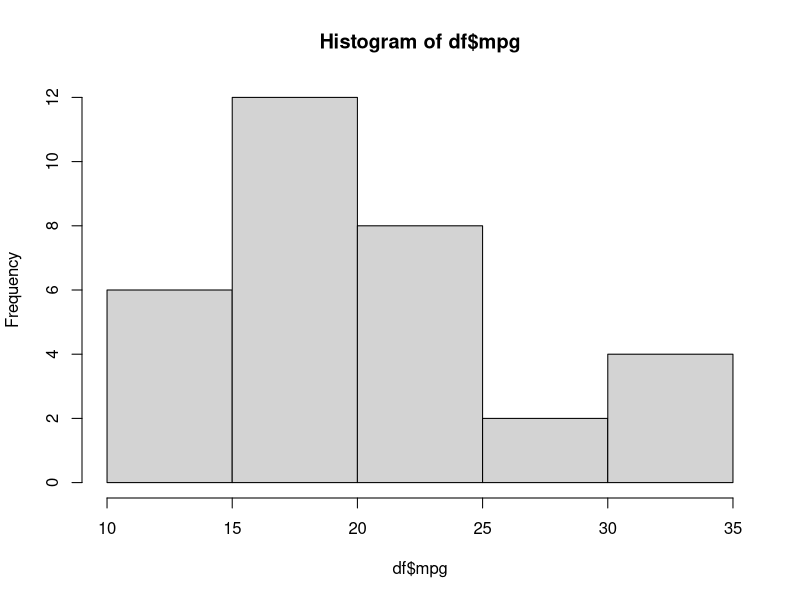
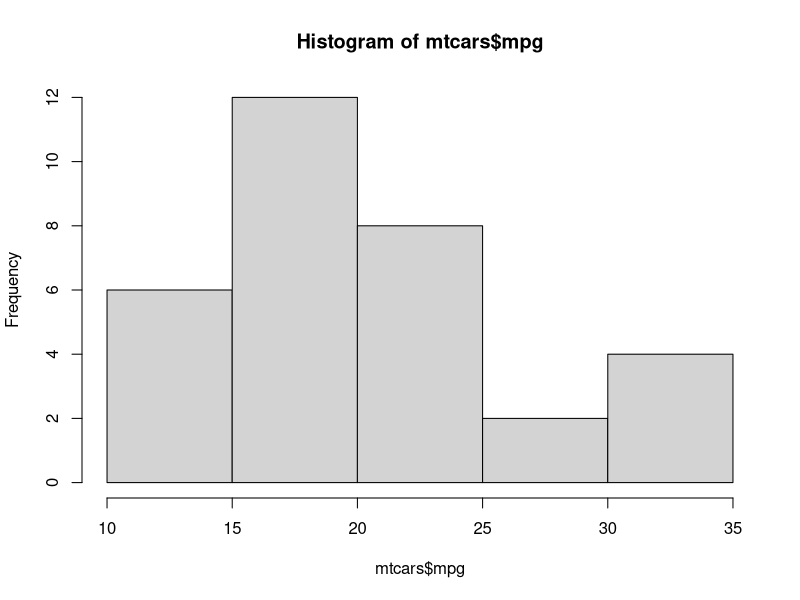
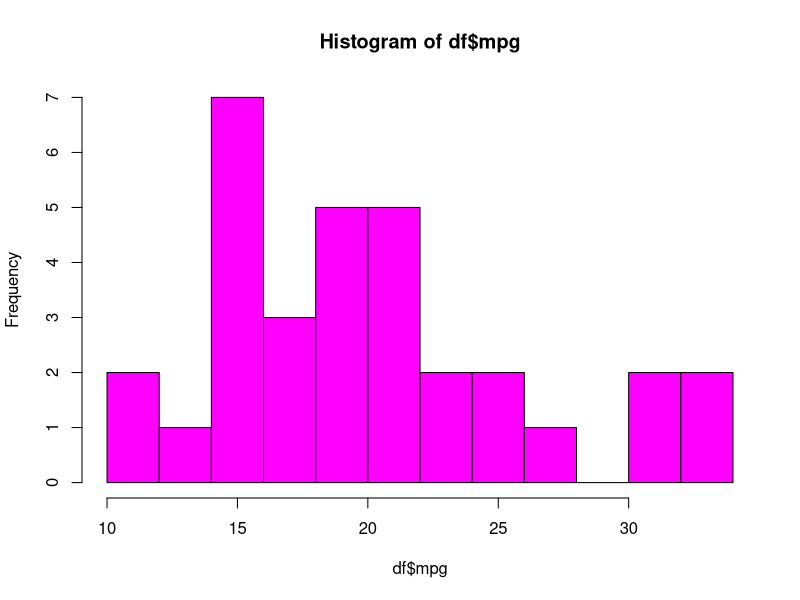

R code for these plots, in order: (Note: this script raises an error after producing the figures.)
#histogram using base package 
#continous variables 

df=mtcars
names(df)
str(df)
catcols = c('cyl', 'vs', 'am', 'gear', 'carb')
df[,catcols] = lapply(df[,catcols], as.factor)

sapply(df, class)
#numeric columns = mpg, wt, hp, drat, qsec

hist(df$mpg)
hist(mtcars$mpg)

hist(df$mpg, breaks = 10, col='magenta')
hist(df$mpg, breaks=c(0,10,20,30))
plot(density(df$mpg))

hist(df$mpg, freq =F)
lines(density(df$mpg))     

boxplot(df$mpg)
summary(df$mpg)
